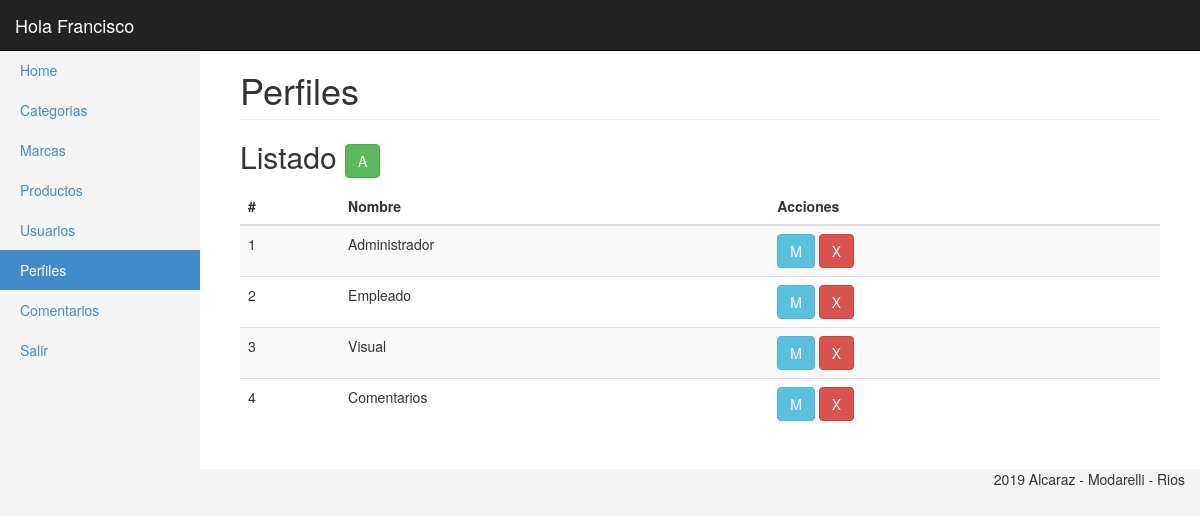
Page /_admin/perfiles.php (signed in) on the committed database.
### tables this page shows
CREATE TABLE `perfil` (
  `id` int(11) NOT NULL,
  `nombre` varchar(100) NOT NULL
);

### _admin/clases/perfil.php (called while the page is built, shortened)
<?
Class Perfil{
	private $con;
	public function __construct($con){
		$this->con = $con;
	}
	public function getList(){
		$query = "SELECT id, nombre
		           FROM perfil";
        return $this->con->query($query);
	}
}
?>

### _admin/perfiles.php (the view, shortened to what this page needs)
<?
require('inc/header.php');
?>
<div class="container-fluid">
      <?$perfilMenu = 'Perfiles';
	 $perfiles = new Perfil($con);
	include('inc/side_bar.php');
        ?>
        <div class="col-sm-9 col-md-10 main">
		  <h1 class="page-header">
            Perfiles
          </h1>
			<h2 class="sub-header">Listado
			<?if(in_array('profile.add',$_SESSION['usuario']['permisos'])){?>
				<a href="perfiles_ae.php"><button type="button" class="btn btn-success" title="Agregar">A</button></a>
			<?}?>
			</h2>
          <div class="table-responsive">
            <table class="table table-striped">
              <thead>
                <tr>
                  <th>#</th>
                  <th>Nombre</th>
				  <th>Acciones</th>
                </tr>
              </thead>
			  <tbody>
				<?
					foreach($perfiles->getList() as $perfil){?>
						<tr>
						  <td><?=$perfil['id'];?></td>
						  <td><?=$perfil['nombre'];?></td>
						  <td>
							<?if(in_array('profile.edit',$_SESSION['usuario']['permisos'])){?>
								<a href="perfiles_ae.php?edit=<?=$perfil['id']?>"><button type="button" class="btn btn-info" title="Modificar">M</button></a>
							<?}?>
							<?if(in_array('profile.del',$_SESSION['usuario']['permisos'])){?>
								<a href="perfiles.php?del=<?=$perfil['id']?>"><button type="button" class="btn btn-danger" title="Borrar">X</button></a>
							<?}?>
					      </td>
						</tr>
				    <?}?>
              </tbody>
            </table>
          </div>
      </div>
	</div>
</div>
<?include('inc/footer.php');?>

### _admin/css/styles.css (style rules this page uses)
body { padding-top: 50px; background-color: #f5f5f5; }
.main { padding: 20px; background-color: #fff; }
@media (min-width: 768px) { .main { padding-right: 40px; padding-left: 40px; } }
.main .page-header { margin-top: 0; }

### rows in the picture
perfil: id "1", nombre "Administrador"
perfil: id "2", nombre "Empleado"
perfil: id "3", nombre "Visual"
perfil: id "4", nombre "Comentarios"

### other values in the picture
$_SESSION['usuario']['nombre'] "Francisco"
